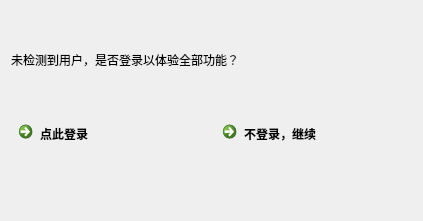
<?xml version="1.0" encoding="UTF-8"?>
<ui version="4.0">
 <class>Dialog</class>
 <widget class="QDialog" name="Dialog">
  <property name="geometry">
   <rect>
    <x>0</x>
    <y>0</y>
    <width>423</width>
    <height>221</height>
   </rect>
  </property>
  <property name="windowTitle">
   <string>Dialog</string>
  </property>
  <layout class="QGridLayout" name="gridLayout">
   <item row="2" column="1">
    <widget class="QCommandLinkButton" name="continue_2">
     <property name="text">
      <string>不登录，继续</string>
     </property>
    </widget>
   </item>
   <item row="2" column="0">
    <widget class="QCommandLinkButton" name="loginButton">
     <property name="text">
      <string>点此登录</string>
     </property>
    </widget>
   </item>
   <item row="0" column="0" colspan="2">
    <widget class="QLabel" name="label">
     <property name="text">
      <string>未检测到用户，是否登录以体验全部功能？</string>
     </property>
    </widget>
   </item>
  </layout>
 </widget>
 <resources/>
 <connections/>
</ui>
